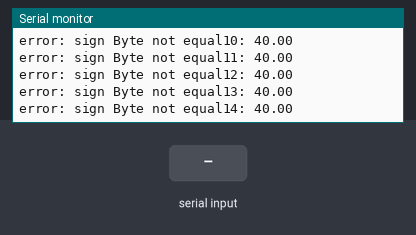
This sketch was run on a simulated Arduino Uno, built with avr-gcc and run on an emulated ATmega328P. Shown: the last lines printed to the serial monitor. Wiring (inferred from the names in the program): 2 × DS18B20 sensor: data pin 10. The test bench sets the inputs (shaded band).

Above: at 2.1 s.
2.2 s: "1" received over Serial
At 3.4 s:
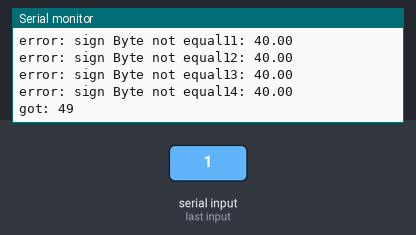
5.2 s: "0" received over Serial
At 6.2 s:
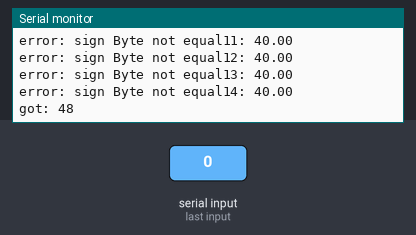
6.7 s: "2" received over Serial
At 7.6 s:
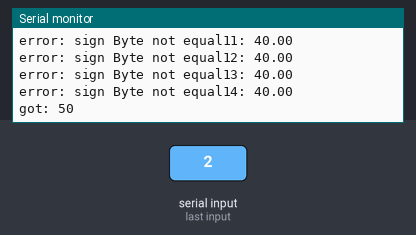
Timing chart, 0 to 9.7 s (numbered marks = the images above; inputs shaded):
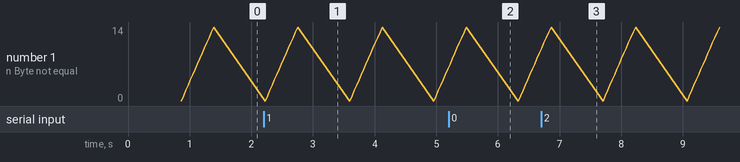

Measured:
- after the input at 2.2 s, the serial monitor: prints a new line after 0.59 s (image 1)
- after the input at 5.2 s, the serial monitor: prints a new line after 0.33 s (image 2)
- after the input at 6.7 s, the serial monitor: prints a new line after 0.20 s (image 3)

The sketch:

serial_print_temp_DS18S20.ino
```cpp
#include "one_wire_lib.h"

const int BUS_PIN = 10;

void setup() {
  Serial.begin(9600);
  Serial.println("started");
}

void loop() {
  for (int i = 0; i < NUM_SENSORS; i++) {
    requestTemp(BUS_PIN, i);
  }
  delay(TEMP_CONVERT_TIME); //wait for temperature conversion to finish
  for (int i = 0; i < NUM_SENSORS; i++) {
    float temp = readTemp(BUS_PIN, i);
    if (temp != -0.5) {  //with the raid polling some values go to -0.5 for short time
      printTemp(i, temp);
    }
  }
  if (Serial.available()) {
    Serial.print("got: ");
    Serial.println(Serial.read());
  }
  //printROMSingle(BUS_PIN, true);
}
```

one_wire_lib.cpp
```cpp
#include <Arduino.h>
#include "one_wire_lib.h"
#include "rom_codes.h"

bool input = 0;
bool data[72]; //array where every set of read data is saved

bool reset(int pBusPin) { //can even be executed multiple times directly after each other without problems
  unsigned long startMicros = 0;
  unsigned long timeMicros = 0;

  pinMode(pBusPin, OUTPUT);
  digitalWrite(pBusPin, 0);
  delayMicroseconds(MIN_TIME_RESET_PULSE);

  pinMode(pBusPin, INPUT);
  startMicros = micros();
  delayMicroseconds(RESET_MAX_DELAY_SENSOR); //In this time there is a peak when master releases bus and after this sensor pulls bus down
  do{
    input = digitalRead(pBusPin);
    timeMicros = micros() - startMicros;
  } while(!input || timeMicros > MIN_TIME_MASTER_RESET_SAMPLING);

  bool success = (timeMicros > RESET_MAX_DELAY_SENSOR && timeMicros < MIN_TIME_MASTER_RESET_SAMPLING); //MAX_TIME_PRESENCE_PULSE * 1.1
  if (!success) {
    Serial.println("No sensor responding to ping.");
    Serial.print("Time between master releasing bus and sensor releasing bus: ");
    Serial.print(timeMicros);
    Serial.println(" us");
  }
//  do {
//    timeMicros = micros() - startMicros;
//    //wait until reset pulse is over
//  } while(timeMicros < MIN_TIME_MASTER_RESET_SAMPLING);

  return success;
}

void writeBus(int pBusPin, bool logicLevel) {
  delayMicroseconds(RECOVERY_BETWEEN_SLOTS);
  pinMode(pBusPin, OUTPUT);
  digitalWrite(pBusPin, LOW);
  delayMicroseconds(PULLDOWN_TIME);
  if(logicLevel){
    pinMode(pBusPin, INPUT);
  }
  delayMicroseconds(MIN_SLOT_SIZE);
  if(!logicLevel){
    pinMode(pBusPin, INPUT);
  }
}

bool readBus(int pBusPin) {
  delayMicroseconds(RECOVERY_BETWEEN_SLOTS);
  pinMode(pBusPin, OUTPUT);
  digitalWrite(pBusPin, LOW);
  delayMicroseconds(PULLDOWN_TIME);
  pinMode(pBusPin, INPUT);
  delayMicroseconds(READ_SAMPLE_TIME - PULLDOWN_TIME + READ_OFFSET);
  bool input = digitalRead(pBusPin);
  delayMicroseconds(MIN_SLOT_SIZE - READ_SAMPLE_TIME -RECOVERY_BETWEEN_SLOTS); //wait for read time slot to be over (minimum 60us)
  return input;
}

void getROMSingle(int pBusPin) {
  reset(pBusPin);
  delayMicroseconds(100);
  writeCommand(pBusPin, READ_ROM);
  delayMicroseconds(5); //!!!!!!!!!!!!!!!!!!!!!!!!
  readData(pBusPin, 64);
}

void printROMSingle(int pBusPin, bool toPasteIntoROMCodes_h) {
  getROMSingle(pBusPin);
  for (int i = 0; i < 64; i++) {
    Serial.print(data[i]);
    if (toPasteIntoROMCodes_h) {
      Serial.print(",");
    }
  }
  Serial.println();
}

void writeCommand(int pBusPin, const bool pCommand[8]) {
  writeData(pBusPin, 8, pCommand);
}

void writeData(int pBusPin, const int numBits, const bool pData[]) {
  for(int i = 0; i < numBits; i++){
    writeBus(pBusPin, pData[i]);
  }
}

void readData(int pBusPin, const int numBits) {
  for(int q = 0; q < numBits; q++) {
    data[q] = readBus(pBusPin);
  }
}

void getTempSingle(int pBusPin) {
  reset(pBusPin);
  writeCommand(pBusPin, SKIP_ROM);
  writeCommand(pBusPin, CONVERT_T);
  delay(TEMP_CONVERT_TIME); //wait for temperature conversion to finish
  reset(pBusPin);
  writeCommand(pBusPin, SKIP_ROM);
  writeCommand(pBusPin, READ_SCRATCHPAD);
  delayMicroseconds(5);
  readData(pBusPin, READ_BYTES_FOR_TEMP);
  reset(pBusPin); //suppress sending of further unnecessary information
  Serial.println(convertArrayToTemp(data));
}

float getTemp(int pBusPin, int indexSensor) {
  requestTemp(pBusPin, indexSensor);
  delay(TEMP_CONVERT_TIME); //wait for temperature conversion to finish
  float temp = readTemp(pBusPin, indexSensor);
  printTemp(indexSensor, temp); //to be activateable by param
  return temp;
}

void requestTemp(int pBusPin, int indexSensor) {
  reset(pBusPin);
  writeCommand(pBusPin, MATCH_ROM);
  writeData(pBusPin, 64, ROM_CODES[indexSensor]);
  writeCommand(pBusPin, CONVERT_T);
}

float readTemp(int pBusPin, int indexSensor) {
  reset(pBusPin);
  writeCommand(pBusPin, MATCH_ROM);
  writeData(pBusPin, 64, ROM_CODES[indexSensor]);
  writeCommand(pBusPin, READ_SCRATCHPAD);
  delayMicroseconds(5);
  readData(pBusPin, READ_BYTES_FOR_TEMP);
  reset(pBusPin); //suppress sending of further unnecessary information
  return convertArrayToTemp(data);
}

void printTemp(int indexSensor, float temp) {
  Serial.print(indexSensor);
  Serial.print(": ");
  Serial.println(temp);
}

float convertArrayToTemp(bool array[72]) {
  float temp = 0;
  bool signByteIsOk = true;
  signed short int negativityFactor = 1;

  for (int i = 8; i < 16; i++) {
      if (array[i] != array[8]) {
        signByteIsOk = false;
      }
  }
  //invert to negative
  if (signByteIsOk && (array[8] == true)) {
    negativityFactor = -1;
    //invert
    for (int i = 0; i < 8; i++) {
      array[i] = !array[i];
    }
    //add 1
    for (int i = 0; i < 8; i++) {
      if (array[i] == true) {
        array[i] = false;
      } else {
        array[i] = true;
        break;
      }
    }
  } else if (!signByteIsOk) {
    Serial.print("error: sign Byte not equal");
  }

  for (int i = 0; i < 8; i++) {
    temp += array[i] * pow(2, (i - 1));
  }
  return temp * negativityFactor;
}
```

one_wire_lib.h
```cpp
#ifndef ONE_WIRE_LIB_H
#define ONE_WIRE_LIB_H

#include "rom_codes.h" //you may want to use NUM_SENSORS in main sketch file

//comands (transmit with least significant bit first!!!):
const bool SEARCH_ROM[8] = {0,0,0,0,1,1,1,1}; //0xF0
const bool READ_ROM[8] = {1,1,0,0,1,1,0,0}; //0x33
const bool MATCH_ROM[8] = {1,0,1,0,1,0,1,0}; //0x55
const bool SKIP_ROM[8] = {0,0,1,1,0,0,1,1}; //0xCC
const bool ALARM_SEARCH[8] = {0,0,1,1,0,1,1,1}; //0xEC
const bool CONVERT_T[8] = {0,0,1,0,0,0,1,0}; //0x44
const bool WRITE_SCRATCHPAD[8] = {0,1,1,1,0,0,1,0}; //0x4E
const bool READ_SCRATCHPAD[8] = {0,1,1,1,1,1,0,1}; //0xBE
const bool COPY_SCRATCHPAD[8] = {0,0,0,1,0,0,1,0}; //0x48
const bool RECALL_E[8] = {0,0,0,1,1,1,0,1}; //0xB8
const bool READ_POWER[8] = {0,0,1,0,1,1,0,1}; //0xB4

//timing
const int PULLDOWN_TIME = 3; //us, min 1 us
const int TEMP_CONVERT_TIME = 750; //ms
const int RECOVERY_BETWEEN_SLOTS = 3; //us min 1 us
const int READ_SAMPLE_TIME = 15; //us
const signed int  READ_OFFSET = -5; //us
const int MIN_SLOT_SIZE = 60; //us


//reset only
const int MIN_TIME_RESET_PULSE = 480; //us
const int MAX_TIME_PRESENCE_PULSE = 240; //us
const int MIN_TIME_MASTER_RESET_SAMPLING = 480; //us
const int RESET_MAX_DELAY_SENSOR = 60; //us

const int READ_BYTES_FOR_TEMP = 16;


//==========================================================================

bool reset(int pBusPin);
void writeBus(int pBusPin, bool logicLevel);
bool readBus(int pBusPin);
void printROMSingle(int pBusPin, bool toPasteIntoROMCodes_h);
void writeCommand(int pBusPin, const bool pCommand[8]);
void writeData(int pBusPin, const int numBits, const bool pData[]);
void readData(int pBusPin, const int numBits);
void getTempSingle(int pBusPin);
float getTemp(int pBusPin, int indexSensor);
void requestTemp(int pBusPin, int indexSensor);
float readTemp(int pBusPin, int indexSensor);
void printTemp(int indexSensor, float temp);
float convertArrayToTemp(bool array[72]);

#endif
```

Source omitted: rom_codes.h (data table, 2250 bytes)
